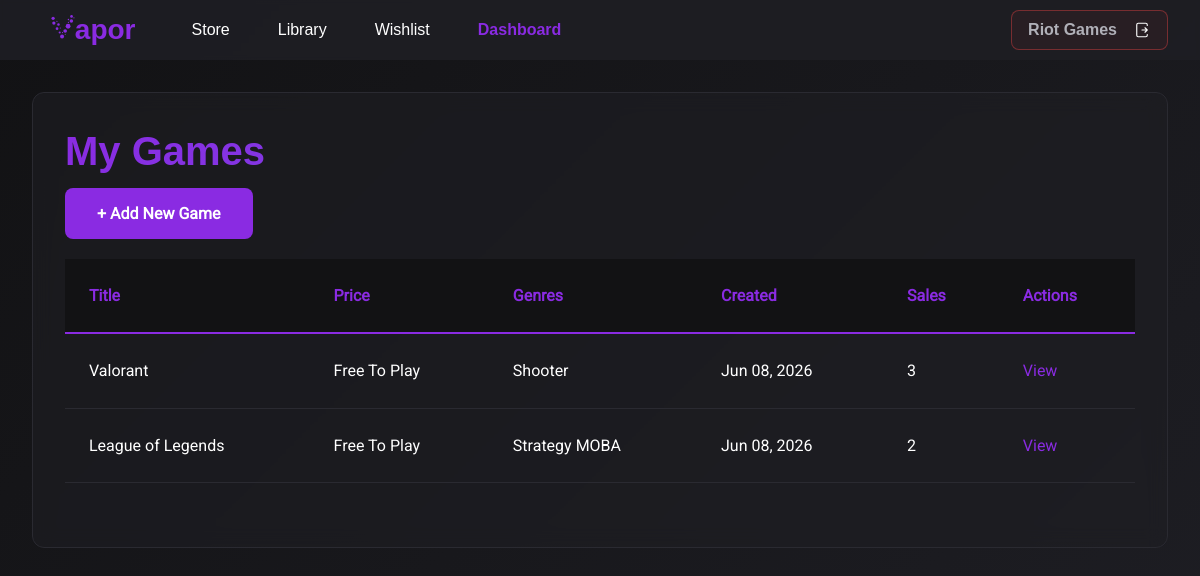
The app's page /dashboard/ (signed in) with its own data.
### store/models.py (models this page shows, shortened)
class Game(models.Model):
    developer = models.ForeignKey(
        User, on_delete=models.CASCADE, related_name="published_games"
    )
    title = models.CharField(max_length=200)
    price = models.DecimalField(max_digits=6, decimal_places=2)
    description = models.TextField()
    system_requirements = models.TextField()
    cover_image = models.ImageField(upload_to="covers/", blank=True, null=True)
    genres = models.ManyToManyField(Genre, related_name="games")
    created_at = models.DateTimeField(auto_now_add=True)

class Genre(models.Model):
    name = models.CharField(max_length=50, unique=True)

### store/views.py (the view)
# urls.py: path("dashboard/", views.dashboard, name="dashboard"),
@login_required
def dashboard(request):
    if not request.user.profile.is_developer:
        messages.error(request, "Access denied. You are not registered as a developer.")
        return redirect("catalog")
    my_games = Game.objects.filter(developer=request.user).order_by("-created_at")
    return render(request, "dashboard.html", {"games": my_games})

### store/templates/dashboard.html (shortened to what this page needs)
{% extends 'base.html' %}
{% block content %}
    <section>
        <h1>My Games</h1>
        <div>
            <a href="{% url 'add_game' %}" class="button">+ Add New Game</a>
        </div>
        {% if games %}
            <table>
                <thead>
                    <tr>
                        <th>Title</th>
                        <th>Price</th>
                        <th>Genres</th>
                        <th>Created</th>
                        <th>Sales</th>
                        <th>Actions</th>
                    </tr>
                </thead>
                <tbody>
                    {% for game in games %}
                        <tr>
                            <td>{{ game.title }}</td>
                            <td>
                                {% if game.price == 0 %}
                                    Free To Play
                                {% else %}
                                    &euro;{{ game.price }}
                                {% endif %}
                            </td>
                            <td>
                                {% for genre in game.genres.all %}
                                    <span>{{ genre.name }}</span>
                                {% endfor %}
                            </td>
                            <td>{{ game.created_at|date:"M d, Y" }}</td>
                            <td>{{ game.sales.count }}</td>
                            <td><a href="{% url 'game_detail' game.id %}">View</a></td>
                        </tr>
                    {% endfor %}
                </tbody>
            </table>
        {% else %}
            <p>You haven't published any games yet. <a href="{% url 'add_game' %}">Create your first game</a></p>
        {% endif %}
    </section>
{% endblock %}

### store/templates/base.html (shortened to what this page needs)
{% load static %}
<!DOCTYPE html>
<html lang="en">
    <head>
        <link rel="stylesheet" href="{% static 'css/style.css' %}">
    </head>
    <body>
        <nav>
            <div>
                <a href="{% url 'catalog' %}">
                    <img src="{% static 'img/logo.svg' %}" alt="V">
                    apor
                </a>
            </div>
            <div>
                <a href="{% url 'catalog' %}"
                   {% if request.resolver_match.url_name == 'catalog' %}aria-current="page"{% endif %}>Store</a>
                {% if user.is_authenticated %}
                    <a href="{% url 'library' %}"
                       {% if request.resolver_match.url_name == 'library' %}aria-current="page"{% endif %}>Library</a>
                    <a href="{% url 'wishlist' %}"
                       {% if request.resolver_match.url_name == 'wishlist' %}aria-current="page"{% endif %}>Wishlist</a>
                    {% if user.profile.is_developer %}
                        <a href="{% url 'dashboard' %}"
                           {% if request.resolver_match.url_name == 'dashboard' %}aria-current="page"{% endif %}>Dashboard</a>
                    {% endif %}
                {% endif %}
            </div>
            <div>
                {% if user.is_authenticated %}
                    <a href="{% url 'logout' %}" class="nav-logout-btn">
                        <span>{{ user.username }}</span>
                        <img src="{% static 'img/log-out.svg' %}" alt="Logout Icon">
                    </a>
                {% else %}
                    <a href="{% url 'login' %}" class="nav-login-btn">
                        <img src="{% static 'img/log-in.svg' %}" alt="Login Icon">
                        Login
                    </a>
                {% endif %}
            </div>
        </nav>
        <main>
            {% block content %}
            {% endblock %}
        </main>
    </body>
</html>

### store/static/css/style.css (style rules this page uses)
:root { --accent-primary: #8a2be2; --accent-secondary: #6c5ce7; --bg-dark: #121214; --bg-slate: #1e1e24; --text-primary: #ffffff; --text-secondary: #b0b0b8; --text-muted: #808089; --border-color: #2a2a31; --success: #10b981; --danger: #ef4444; --warning: #f59e0b; --info: #3b82f6; --spacing-xs: 0.5rem; --spacing-sm: 1rem; --spacing-md: 1.5rem; --spacing-lg: 2rem; --spacing-xl: 3rem; --radius-sm: 4px; --radius-md: 8px; --radius-lg: 12px; --transition: all 0.3s ease; }
* { margin: 0; padding: 0; box-sizing: border-box; }
html { scroll-behavior: smooth; overscroll-behavior: none; }
body { font-family: "Roboto", -apple-system, BlinkMacSystemFont, "Segoe UI", sans-serif; background: linear-gradient(135deg, var(--bg-dark) 0%, var(--bg-slate) 100%); color: var(--text-primary); line-height: 1.6; min-height: 100vh; display: flex; flex-direction: column; }
main { flex: 1; padding: var(--spacing-lg); max-width: 1400px; width: 100%; margin: 0 auto; }
section, main > header, .reviews-section, .game-content > div { background: rgba(30, 30, 36, 0.6); backdrop-filter: blur(10px); border: 1px solid var(--border-color); border-radius: var(--radius-lg); padding: var(--spacing-lg); margin-bottom: var(--spacing-lg); }
h1, h2, h3, h4, h5, h6 { font-family: "Google Sans", sans-serif; font-weight: 600; line-height: 1.3; margin-bottom: var(--spacing-md); }
h1 { font-size: 2.5rem; background: linear-gradient(135deg, var(--accent-primary) 0%, var(--accent-secondary) 100%); -webkit-background-clip: text; background-clip: text; color: transparent; }
a { color: var(--accent-primary); text-decoration: none; transition: color 0.2s ease; }
nav { font-family: "Google Sans", sans-serif; background: rgba(30, 30, 36, 0.9) 30%; backdrop-filter: blur(2px); padding: 0 var(--spacing-lg); height: 60px; display: flex; justify-content: space-between; align-items: center; position: sticky; top: 0; z-index: 1000; gap: var(--spacing-md); flex-wrap: wrap; }
nav a { padding: var(--spacing-xs) var(--spacing-sm); border-radius: var(--radius-lg); font-weight: 500; color: var(--text-primary); }
nav a[aria-current="page"] { color: var(--accent-primary); font-weight: 600; }
nav > div:first-child a { font-size: 1.75rem; font-weight: 700; background: none; -webkit-background-clip: initial; background-clip: initial; color: var(--accent-primary); }
nav > div:first-child a img { height: 1em; width: auto; vertical-align: -0.1em; display: inline-block; margin-right: -0.32em; letter-spacing: normal; }
nav > div:nth-child(2) { display: flex; gap: var(--spacing-sm); flex-wrap: wrap; flex: 1; justify-content: flex-start; }
nav > div:last-child { display: flex; gap: var(--spacing-sm); align-items: center; }
nav > div:last-child span { color: var(--text-secondary); }
.nav-login-btn, .nav-logout-btn { display: inline-flex; align-items: center; padding: 6px 16px; border-radius: var(--radius-md); font-weight: 600; transition: var(--transition); }
.nav-login-btn img, .nav-logout-btn img { width: 18px; height: 18px; display: block; filter: brightness(0) invert(1); }
.nav-logout-btn { gap: var(--spacing-sm); background: rgba(239, 68, 68, 0.05); border: 1px solid rgba(239, 68, 68, 0.4); color: var(--text-primary) !important; }
.nav-logout-btn span { color: var(--text-primary); transition: var(--transition); }
table { width: 100%; border-collapse: collapse; margin: var(--spacing-lg) 0; }
thead { background: var(--bg-dark); border-bottom: 2px solid var(--accent-primary); }
th { padding: var(--spacing-md); text-align: left; font-weight: 600; color: var(--accent-primary); }
td { padding: var(--spacing-md); border-bottom: 1px solid var(--border-color); }
button, input[type="submit"], .button, [role="button"] { background: var(--accent-primary); color: white; border: none; padding: var(--spacing-sm) var(--spacing-lg); border-radius: var(--radius-md); font-weight: 600; cursor: pointer; font-size: 1rem; text-align: center; transition: opacity 0.2s; }

### records on screen
Game: title "Valorant", price "Free To Play", created_at "Jun 08, 2026", sales.count "3"
Genre: name "Shooter"
Game: title "League of Legends", price "Free To Play", created_at "Jun 08, 2026", sales.count "2"
Genre: name "Strategy"
Genre: name "MOBA"

### other values on screen
{{ user.username }} "Riot Games"
